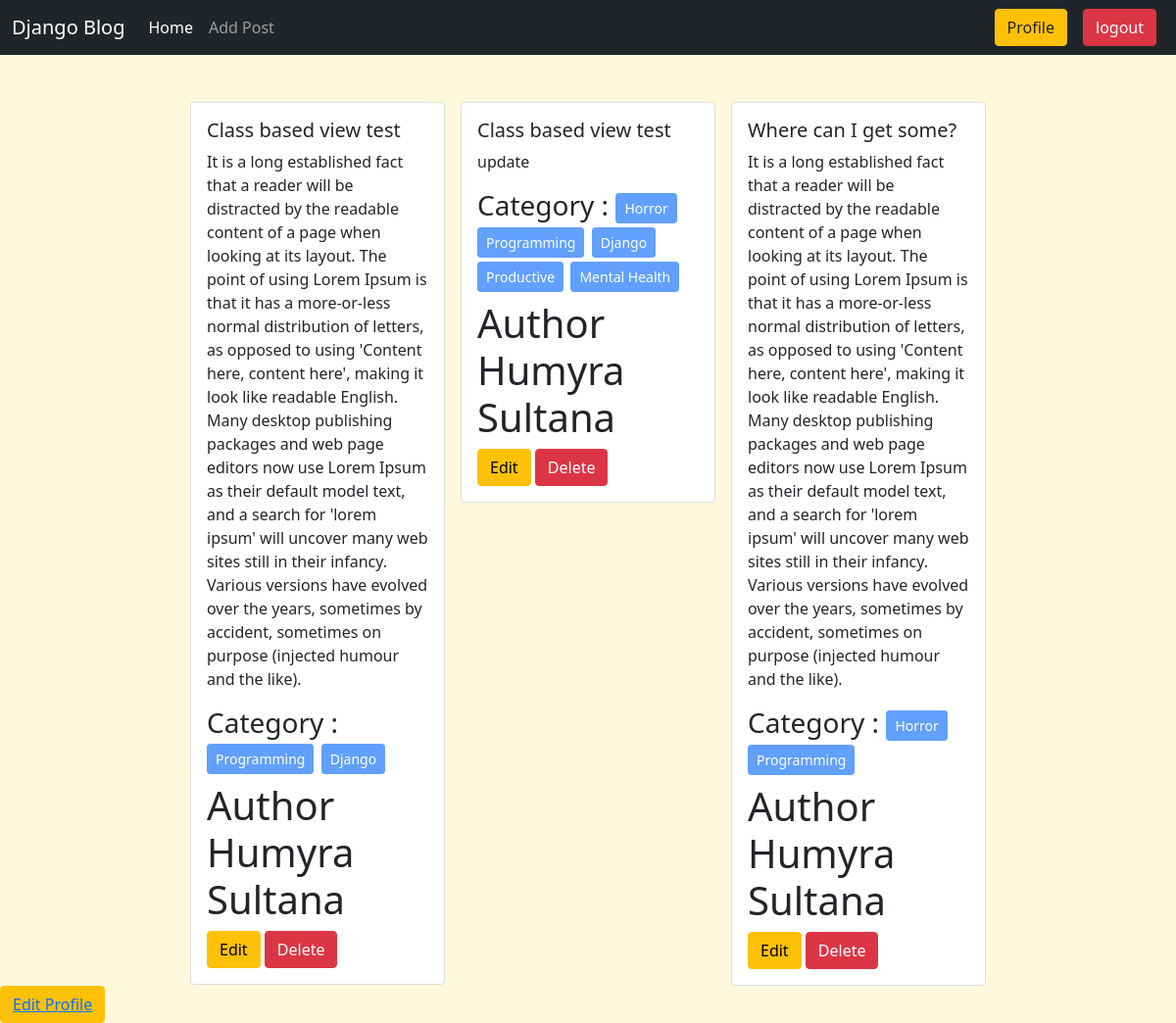
The page /author/profile/ (signed in) on the database its author committed.
### post/models.py (models this page shows, shortened)
class Post(models.Model):
    title = models.CharField(max_length=255)
    content = models.TextField()
    category = models.ManyToManyField(Catagory) # akta post multiple categorir modde takte pare abr akta categorir modde multiple post takte pare
    author = models.ForeignKey(User,on_delete=models.CASCADE)
    image = models.ImageField(upload_to='post/media/uploads/',blank=True,null=True)

### categories/models.py (models this page shows, shortened)
class Catagory(models.Model):
    name = models.CharField(max_length=100)
    slug = models.SlugField(max_length=100,unique=True,blank=True,null=True)

### author/views.py (the view)
# urls.py: path('profile/',views.profile,name='profile'),
@login_required
def profile(request):
    data = Post.objects.filter(author=request.user)
    return render(request,'profile.html',{'data' : data})

### author/templates/profile.html
{% extends "base.html" %}
{% block content %}
<div class="d-flex flex-wrap justify-content-center px-5 pt-5">
    {% for post in data %}
    <div class="col-sm-3">
        <div class="card mx-2">
          <div class="card-body">
            <h5 class="card-title">{{post.title}}</h5>
            <p class="card-text">{{post.content}}</p>
            <h3>Category :
                {% for cat in post.category.all %}
                <button disabled="disabled" class="btn btn-primary btn-sm">{{cat.name}}</button>
                {% endfor %} </h3>
            <h1>Author {{post.author.first_name}} {{post.author.last_name}}</h1>
            <a href="{% url "edit_post" post.id %}" class="btn btn-warning">Edit</a>
            <a href="{% url "delete_post" post.id %}" class="btn btn-danger">Delete</a>
          </div>
        </div>
      </div>
    {% endfor %}
</div>
<button type="button" class="btn btn-warning"><a href="{% url 'editprofile'%}">Edit Profile</a></button>
{% endblock content %}

### templates/base.html (shortened to what this page needs)
<!doctype html>
<html lang="en">
  <head>
    <link href="https://cdn.jsdelivr.net/npm/bootstrap@5.0.2/dist/css/bootstrap.min.css" rel="stylesheet">
  </head>
  <body style = "background-color: cornsilk">
    <nav class="navbar navbar-expand-lg navbar-dark bg-dark">
      <div class="container-fluid">
        <a class="navbar-brand" href="#">Django Blog</a>
        <div class="collapse navbar-collapse" id="navbarSupportedContent">
          <ul class="navbar-nav me-auto mb-2 mb-lg-0">
            <li class="nav-item">
              <a class="nav-link active" aria-current="page" href="{% url 'homepage' %}">Home</a>
            </li>
            {% if request.user.is_authenticated %}
            <li class="nav-item">
              <a class="nav-link" href="{% url 'add_post' %}">Add Post</a>
            </li>
            {% endif %}
          </ul>
          <div class="d-flex">
            <ul class="navbar-nav mb-2 mb-lg-0">
              {% if request.user.is_authenticated %}
              <li class="nav-item">
                <a class="btn btn-warning text-dark mx-2" href="{% url 'profile' %}">Profile</a>
              </li>
              <li class="nav-item">
                <a class="btn btn-danger text-white mx-2" href="{% url 'logout' %}">logout</a>
              </li>
              {% endif %}
            </ul>
          </div>
        </div>
      </div>
    </nav>
    <div>
      {% block content %}
      {% endblock content %}
    </div>
  </body>
</html>

### rows shown on the page
Post: title "Class based view test", content "It is a long established fact that a reader will be distracted by the readable content of a page when looking at its layout. The point of using Lorem Ipsum is that it has a more-or-less normal distribution of letters, as opposed to using 'Content here, content here', making it look like readable English. Many desktop publishing packages and web page editors now use Lorem Ipsum as their default model text, and a search for 'lorem ipsum' will uncover many web sites still in their infancy. Various versions have evolved over the years, sometimes by accident, sometimes on purpose (injected humour and the like).", author.first_name "Humyra", author.last_name "Sultana"
Catagory: name "Programming"
Catagory: name "Django"
Post: title "Class based view test", content "update", author.first_name "Humyra", author.last_name "Sultana"
Catagory: name "Horror"
Catagory: name "Productive"
Catagory: name "Mental Health"
Post: title "Where can I get some?", content "It is a long established fact that a reader will be distracted by the readable content of a page when looking at its layout. The point of using Lorem Ipsum is that it has a more-or-less normal distribution of letters, as opposed to using 'Content here, content here', making it look like readable English. Many desktop publishing packages and web page editors now use Lorem Ipsum as their default model text, and a search for 'lorem ipsum' will uncover many web sites still in their infancy. Various versions have evolved over the years, sometimes by accident, sometimes on purpose (injected humour and the like).", author.first_name "Humyra", author.last_name "Sultana"
